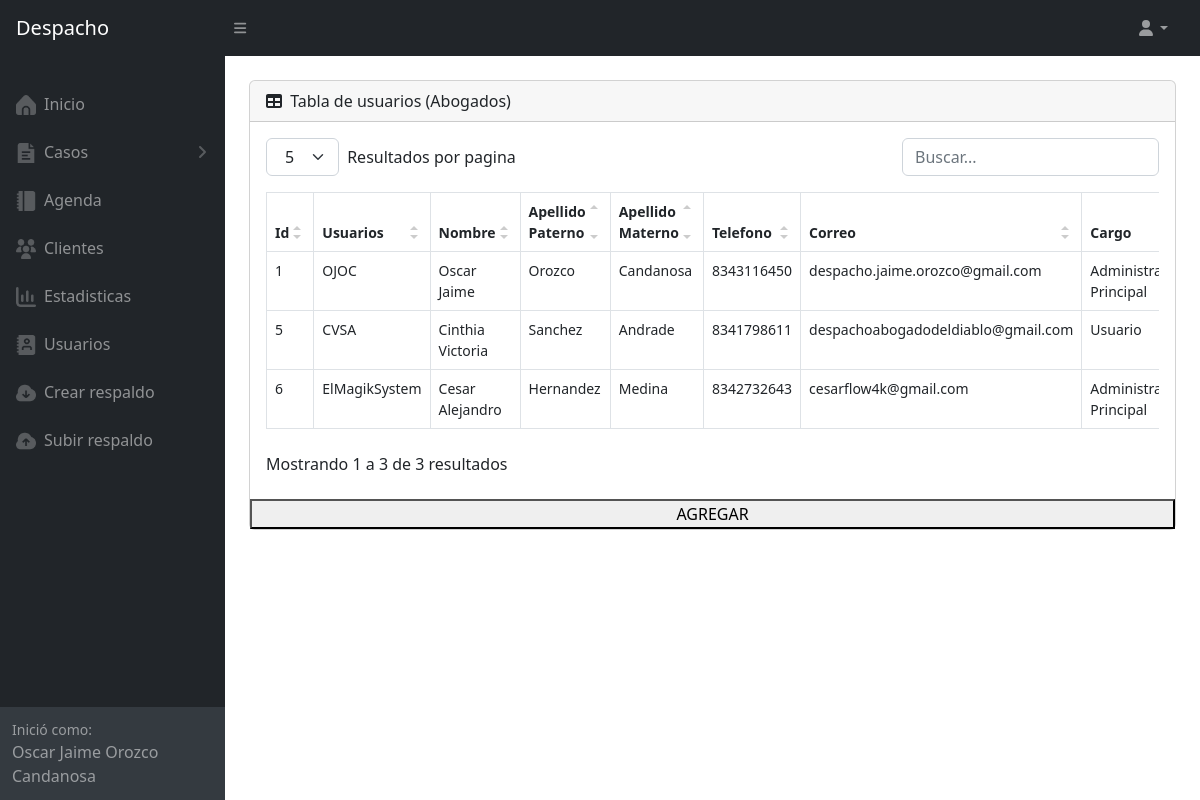
/usuarios.php (signed in), run on the app's committed database.
### tables this page shows
CREATE TABLE `usuarios` (
  `id_usuario` int(15) NOT NULL AUTO_INCREMENT,
  `usuario` varchar(15) NOT NULL,
  `nombre` varchar(20) NOT NULL,
  `apaterno` varchar(20) NOT NULL,
  `amaterno` varchar(20) NOT NULL,
  `telefono` varchar(15) NOT NULL,
  `correo` varchar(40) NOT NULL,
  `contrasenia` varchar(15) NOT NULL,
  `cargo` varchar(15) NOT NULL,
  `etiqueta` varchar(1500) NOT NULL,
  PRIMARY KEY (`id_usuario`)
);

### usuarios.php (the view, shortened to what this page needs)
<!DOCTYPE html>
<html lang="en">
    <head>
        <?php
        include ("conexion.php");
        if(empty($_SESSION['Idusuario'])){header("location: index.php");}else{
        ?>
        <link href="css/datatables.css" rel="stylesheet" />
        <link href="css/styles.css" rel="stylesheet" />
    </head>
    <body class="sb-nav-fixed">
        <nav class="sb-topnav navbar-a navbar-expand navbar-dark bg-dark-a">
            <a class="navbar-brand ps-3-a" href="index.php">Despacho</a>
            <button class="btn btn-link btn-sm order-1 order-lg-0 me-4 me-lg-0" id="sidebarToggle" href="#!"><i class="fas fa-bars"></i></button>
            <ul class="navbar-nav ms-auto ms-md-0 me-3 me-lg-4">
                <li class="nav-item dropdown">
                    <a class="nav-link dropdown-toggle" id="navbarDropdown" href="#" role="button" data-bs-toggle="dropdown" aria-expanded="false"><i class="fas fa-user fa-fw"></i></a>
                </li>
            </ul>
        </nav>
        <div id="layoutSidenav">
            <div id="layoutSidenav_nav">
                <nav class="sb-sidenav accordion sb-sidenav-dark" id="sidenavAccordion">
                    <div class="sb-sidenav-menu">
                        <div class="nav">
                        <a class="nav-link" href="index.php">
                            </a>
                            <a class="nav-link" href="inicio.php">
                                <div class="sb-nav-link-icon"><img src="assets/img/home.png" height="20px" width="20px"></div>
                                Inicio
                            </a>
                              <a class="nav-link collapsed" href="#" data-bs-toggle="collapse" data-bs-target="#collapsePages" aria-expanded="false" aria-controls="collapsePages">
                                <div class="sb-nav-link-icon"><img src="assets/img/doc.png" height="20px" width="20px"></div>
                                Casos
                                <div class="sb-sidenav-collapse-arrow"><i class="fas fa-angle-down"></i></div>
                            </a>
                            <a class="nav-link" href="agenda.php">
                                <div class="sb-nav-link-icon"><img src="assets/img/agenda.png" height="20px" width="20px"></i></div>
                                Agenda
                            </a>
                            <a class="nav-link" href="involucrados.php?clas=Actor">
                                <div class="sb-nav-link-icon"><img src="assets/img/usuarios.png" height="20px" width="20px"></i></div>
                                Clientes
                            </a>
                             <?php
                              $cargo=$_SESSION['cargo'];
?><a class="nav-link" href="esta.php" >
                                <div class="sb-nav-link-icon"><img src="assets/img/stats.png" height="20px" width="20px"></div>
                                Estadisticas
                            </a>
                            <?php
                            if($cargo != "Usuario"){
                            ?>
                            <a class="nav-link" href="Usuarios.php">
                                <div class="sb-nav-link-icon"><img src="assets/img/directorio.png" height="20px" width="20px"></div>
                                Usuarios
                            </a>
                            <?php }else if($cargo=="Usuario"){ } ?>
                            <?php
                            if($cargo == "San Pedro"){
                            ?>
                            <a class="nav-link" href="respaldo.php">
                                <div class="sb-nav-link-icon"><img src="assets/img/crear_respaldo.png" height="20px" width="20px"></div>
                                Crear respaldo
                            </a>
                            <a class="nav-link" href="#" onclick="seleccionarArchivo()">
                                <div class="sb-nav-link-icon"><img src="assets/img/subir_respaldo.png" height="20px" width="20px"></div>
                                Subir respaldo
                            </a>
                            <?php }else if($cargo != "Usuario"){ } ?>
                        </div>
                    </div>
                    <div class="sb-sidenav-footer">
                        <div class="small">Inició como:</div>
                        <?php
                        $nombre=$_SESSION['nombre'];
                        $amaterno=$_SESSION['amaterno'];
                        $apaterno=$_SESSION['apaterno'];
                        echo $nombre." ".$apaterno." ".$amaterno;
                        ?>
                    </div>
                </nav>
            </div>
            <div id="layoutSidenav_content">
                <main>
                <br>
                <div class="container-fluid px-4">
                <div class="card mb-4">
                            <div class="card-header">
                                <i class="fas fa-table me-1"></i>
                                Tabla de usuarios (Abogados)
                            </div>
                <div class="card-body">
                                <table id="datatablesSimple">
                                    <thead>
                                        <tr>
                                            <th>Id</th>
                                            <th>Usuarios</th>
                                            <th>Nombre</th>
                                            <th>Apellido Paterno</th>
                                            <th>Apellido Materno</th>
                                            <th>Telefono</th>
                                            <th>Correo</th>
                                            <th>Cargo</th>
                                        </tr>
                                    </thead>
                                    <tbody>
				<?php
                if ($cargo=="San Pedro") {
					$sql="SELECT * FROM usuarios";
                }else{
                    $sql="SELECT * FROM usuarios WHERE cargo != 'San Pedro'";
                }
					$result=mysqli_query($conexion,$sql);
                    while($mostrar=mysqli_fetch_array($result)){
				?>
					<tr>
						<td class="celdas_tablas"><?php echo $mostrar['id_usuario'] ?></td>
                        <td class="celdas_tablas"><?php echo $mostrar['usuario'] ?></td>
					    <td class="celdas_tablas"><?php echo $mostrar['nombre'] ?></td>
                      	<td class="celdas_tablas"><?php echo $mostrar['apaterno'] ?></td>
						<td class="celdas_tablas"><?php echo $mostrar['amaterno'] ?></td>
						<td class="celdas_tablas"><?php echo $mostrar['telefono'] ?></td>
                        <td class="celdas_tablas"><?php echo $mostrar['correo'] ?></td>
                        <td class="celdas_tablas"><?php
                        if ($mostrar['cargo'] =="San Pedro") {
                            echo "Administrador Principal";
                        }else{
                        echo $mostrar['cargo']; } ?> </td>
					</tr>
<?php
                    }
?>
                                    </tbody>
                                </table>
                            </div> <button  onclick="location.href='ausuario.php' ">AGREGAR</button>
                            </div>
                </main>
            </div>
        </div>
    </body>
    <?php } ?>
</html>

### css/datatables.css (style rules this page uses)
.datatable-table { max-width:100%;width:100%;border-spacing:0;border-collapse:separate }

### data on the page
usuarios: id_usuario "1", usuario "OJOC", nombre "Oscar Jaime", apaterno "Orozco", amaterno "Candanosa", telefono "8343116450", correo "despacho.jaime.orozco@gmail.com", cargo "Administrador Principal"
usuarios: id_usuario "5", usuario "CVSA", nombre "Cinthia Victoria", apaterno "Sanchez", amaterno "Andrade", telefono "8341798611", correo "despachoabogadodeldiablo@gmail.com", cargo "Usuario"
usuarios: id_usuario "6", usuario "ElMagikSystem", nombre "Cesar Alejandro", apaterno "Hernandez", amaterno "Medina", telefono "8342732643", correo "cesarflow4k@gmail.com", cargo "Administrador Principal"

### other printed values
$nombre "Oscar Jaime"
$apaterno "Orozco"
$amaterno "Candanosa"
